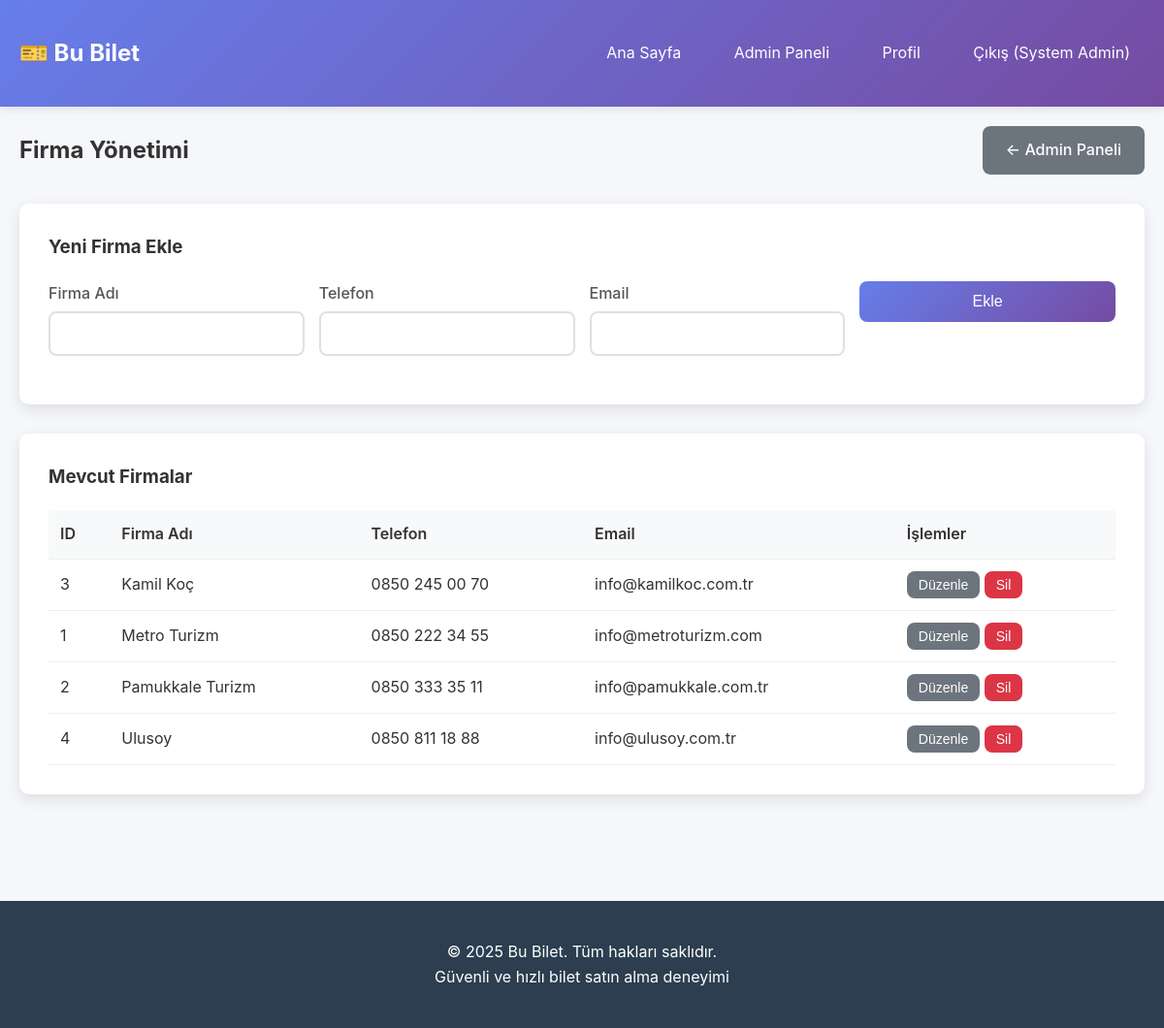
Screenshot of /admin/companies.php (signed in) with the database file from the repository.
### tables this page shows
CREATE TABLE companies (
        id INTEGER PRIMARY KEY AUTOINCREMENT,
        name TEXT UNIQUE NOT NULL,
        logo TEXT,
        phone TEXT,
        email TEXT,
        created_at DATETIME DEFAULT CURRENT_TIMESTAMP
    );

### admin/companies.php (the view, shortened to what this page needs)
<?php
require_once '../includes/db.php';
$companies = $db->query("SELECT * FROM companies ORDER BY name ASC");
?>
<!DOCTYPE html>
<html lang="tr">
<head>
    <link rel="stylesheet" href="../assets/css/style.css">
</head>
<body>
    <?php include '../includes/header.php'; ?>
    <div class="container">
        <div class="admin-header">
            <h2>Firma Yönetimi</h2>
            <a href="index.php" class="btn btn-secondary">← Admin Paneli</a>
        </div>
        <div class="admin-section">
            <h3>Yeni Firma Ekle</h3>
            <form method="POST" class="admin-form">
                <div class="form-row">
                    <div class="form-group">
                        <label for="name">Firma Adı</label>
                        <input type="text" name="name" id="name" required>
                    </div>
                    <div class="form-group">
                        <label for="phone">Telefon</label>
                        <input type="tel" name="phone" id="phone">
                    </div>
                    <div class="form-group">
                        <label for="email">Email</label>
                        <input type="email" name="email" id="email">
                    </div>
                    <div class="form-group">
                        <button type="submit" class="btn btn-primary">Ekle</button>
                    </div>
                </div>
            </form>
        </div>
        <div class="admin-section">
            <h3>Mevcut Firmalar</h3>
            <div class="table-responsive">
                <table class="admin-table">
                    <thead>
                        <tr>
                            <th>ID</th>
                            <th>Firma Adı</th>
                            <th>Telefon</th>
                            <th>Email</th>
                            <th>İşlemler</th>
                        </tr>
                    </thead>
                    <tbody>
                        <?php while ($company = $companies->fetchArray(SQLITE3_ASSOC)): ?>
                        <tr>
                            <td><?= $company['id'] ?></td>
                            <td><?= htmlspecialchars($company['name']) ?></td>
                            <td><?= htmlspecialchars($company['phone']) ?></td>
                            <td><?= htmlspecialchars($company['email']) ?></td>
                            <td>
                                <button onclick="editCompany(<?= htmlspecialchars(json_encode($company)) ?>)"
                                        class="btn btn-sm btn-secondary">Düzenle</button>
                                <form method="POST" style="display:inline;"
                                      onsubmit="return confirm('Bu firmayı silmek istediğinizden emin misiniz?')">
                                    <button type="submit" class="btn btn-sm btn-danger">Sil</button>
                                </form>
                            </td>
                        </tr>
                        <?php endwhile; ?>
                    </tbody>
                </table>
            </div>
        </div>
    </div>
    <?php include '../includes/footer.php'; ?>
</body>
</html>

### assets/css/style.css (style rules this page uses)
* { margin: 0; padding: 0; box-sizing: border-box; }
body { font-family: -apple-system, BlinkMacSystemFont, 'Segoe UI', Roboto, Oxygen, Ubuntu, Cantarell, sans-serif; line-height: 1.6; color: #333; background-color: #f5f7fa; }
.container { max-width: 1200px; margin: 0 auto; padding: 20px; }
.form-row { display: grid; grid-template-columns: repeat(auto-fit, minmax(200px, 1fr)); gap: 15px; }
.form-group { display: flex; flex-direction: column; }
.form-group label { color: #555; margin-bottom: 5px; font-weight: 500; }
.form-group input, .form-group select { padding: 12px; border: 2px solid #e0e0e0; border-radius: 8px; font-size: 1rem; transition: border-color 0.3s; }
.btn { padding: 12px 24px; border: none; border-radius: 8px; cursor: pointer; font-size: 1rem; font-weight: 500; transition: all 0.3s; text-decoration: none; display: inline-block; text-align: center; }
.btn-primary { background: linear-gradient(135deg, #667eea 0%, #764ba2 100%); color: white; }
.btn-secondary { background: #6c757d; color: white; }
.btn-danger { background: #dc3545; color: white; }
.btn-sm { padding: 6px 12px; font-size: 0.875rem; }
.admin-header { display: flex; justify-content: space-between; align-items: center; margin-bottom: 30px; }
.admin-section { background: white; padding: 30px; border-radius: 10px; box-shadow: 0 5px 15px rgba(0,0,0,0.1); margin-bottom: 30px; }
.admin-section h3 { margin-bottom: 20px; color: #333; }
.admin-form { margin-bottom: 20px; }
.table-responsive { overflow-x: auto; }
.admin-table { width: 100%; border-collapse: collapse; }
.admin-table th, .admin-table td { padding: 12px; text-align: left; border-bottom: 1px solid #eee; }
.admin-table th { background: #f8f9fa; font-weight: 600; color: #333; }

### rows the page displays
companies: id "3", name "Kamil Koç", phone "0850 245 00 70", email "info@kamilkoc.com.tr"
companies: id "1", name "Metro Turizm", phone "0850 222 34 55", email "info@metroturizm.com"
companies: id "2", name "Pamukkale Turizm", phone "0850 333 35 11", email "info@pamukkale.com.tr"
companies: id "4", name "Ulusoy", phone "0850 811 18 88", email "info@ulusoy.com.tr"

### other values shown
$_SESSION['name'] "System Admin"
